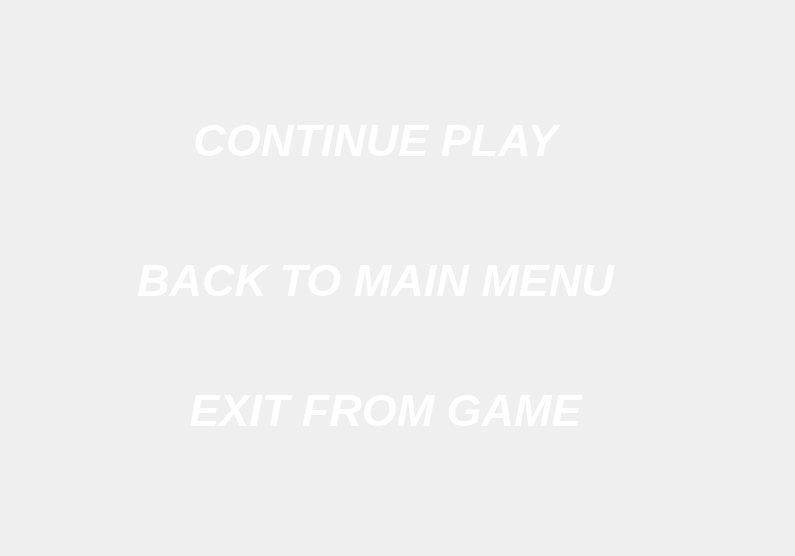
<?xml version="1.0" encoding="UTF-8"?>
<ui version="4.0">
 <class>menu</class>
 <widget class="QDialog" name="menu">
  <property name="geometry">
   <rect>
    <x>0</x>
    <y>0</y>
    <width>795</width>
    <height>556</height>
   </rect>
  </property>
  <property name="acceptDrops">
   <bool>false</bool>
  </property>
  <property name="windowTitle">
   <string>menu</string>
  </property>
  <property name="styleSheet">
   <string notr="true">background-image : url(/home/blaugranas/poker_qt/images/menuback.jpeg);</string>
  </property>
  <widget class="QPushButton" name="continue_button">
   <property name="geometry">
    <rect>
     <x>80</x>
     <y>90</y>
     <width>591</width>
     <height>101</height>
    </rect>
   </property>
   <property name="font">
    <font>
     <pointsize>34</pointsize>
     <italic>true</italic>
     <bold>true</bold>
    </font>
   </property>
   <property name="styleSheet">
    <string notr="true">background: transparent;
border: none;
color : white;</string>
   </property>
   <property name="text">
    <string>CONTINUE PLAY</string>
   </property>
  </widget>
  <widget class="QPushButton" name="main_menu_button">
   <property name="geometry">
    <rect>
     <x>80</x>
     <y>230</y>
     <width>591</width>
     <height>101</height>
    </rect>
   </property>
   <property name="font">
    <font>
     <pointsize>34</pointsize>
     <italic>true</italic>
     <bold>true</bold>
    </font>
   </property>
   <property name="styleSheet">
    <string notr="true">background: transparent;
border: none;
color : white;</string>
   </property>
   <property name="text">
    <string>BACK TO MAIN MENU</string>
   </property>
  </widget>
  <widget class="QPushButton" name="settings_button">
   <property name="geometry">
    <rect>
     <x>90</x>
     <y>360</y>
     <width>591</width>
     <height>101</height>
    </rect>
   </property>
   <property name="font">
    <font>
     <pointsize>34</pointsize>
     <italic>true</italic>
     <bold>true</bold>
    </font>
   </property>
   <property name="styleSheet">
    <string notr="true">background: transparent;
border: none;
color : white;</string>
   </property>
   <property name="text">
    <string>EXIT FROM GAME</string>
   </property>
  </widget>
 </widget>
 <resources/>
 <connections/>
</ui>
